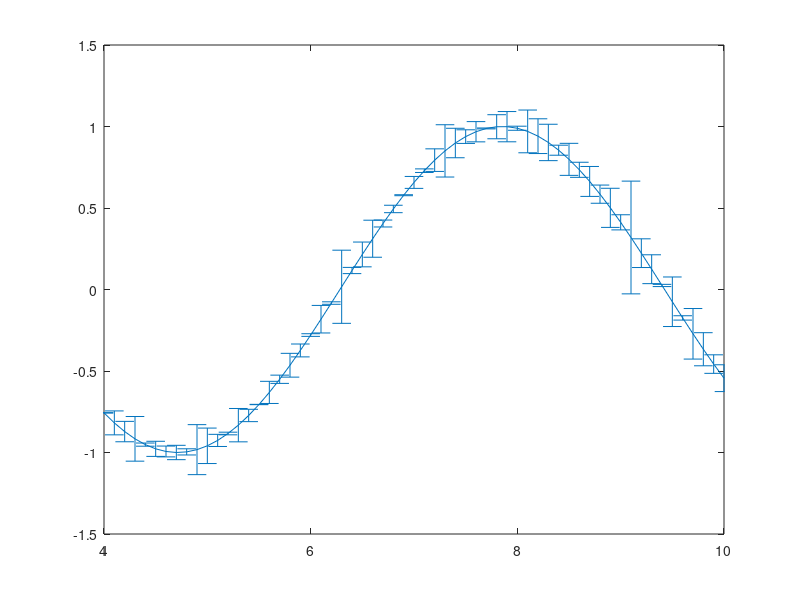

Source code (MATLAB):
#!/usr/bin/octave -qf
% Author    : Bhishan Poudel
% Date      : May 25, 2016
% Ref       : https://www.mathworks.com/help/matlab/ref/errorbar.html

% Draw symmetric error bars that are two standard deviation units in length.
%  errorbar(Y,E)
%  errorbar(X,Y,E)
%  errorbar(X,Y,L,U)
%  errorbar(...,LineSpec)
%  errorbar(ax,...)
%  h = errorbar(...)


%% exmaple 1
%x = 0:pi/10:pi;
%y = sin(x);
%e = std(y)*ones(size(x));

%figure
%errorbar(x,y,e)
%pause;

% example 2
x = 1:0.1:10;
y = sin(x);
e = 0.1 * randn(length(x), 1);

errorbar(x,y,e)

set(gca, 'Xlim', [4 10])
set(gca, 'XTick', 4:2:10)
pause;

